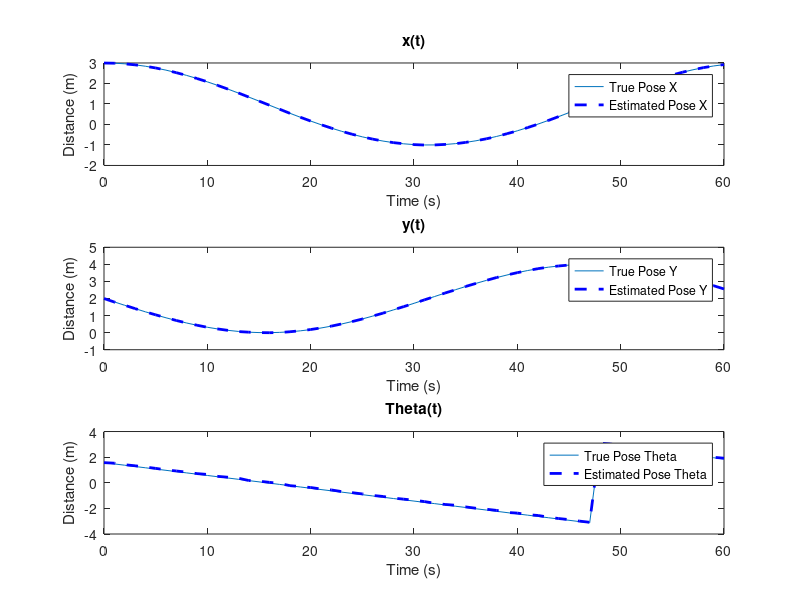
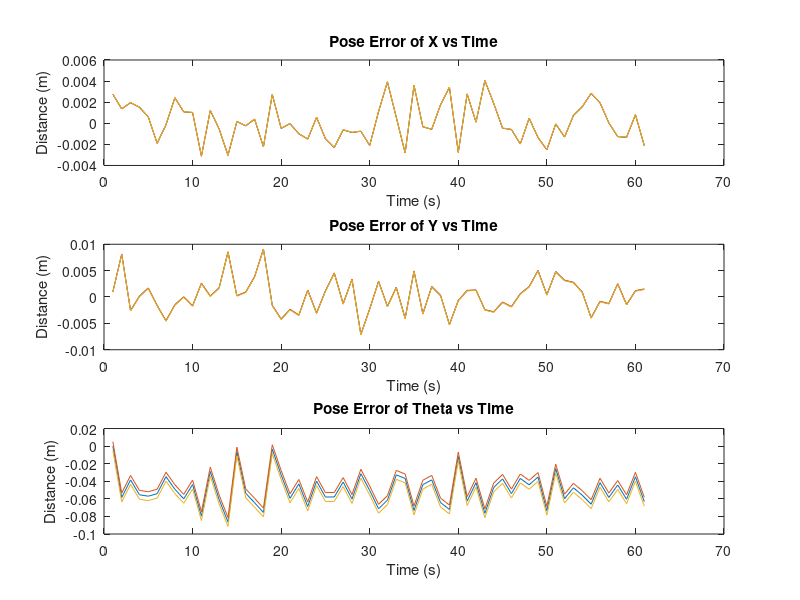

Here is the MATLAB script that generated these plots, in order:
% mainGenerateDesiredTrajectory.m   Script for simulating mobile robot's
% reference trajectory

function mainGenerateDesiredTrajectory

% Created by S. Miah on Feb. 01, 2016.
close all
clear all
clc

disp('Please wait while the simulation runs ...');

% ---------------------
% SIMULATION PARAMETERS
% ---------------------

% Simulation time
t0 = 0; tf = 60; % initial and final simulation time [s]
T = 1;  % Sampling time [s]
tsteps = floor((tf-t0)/T); % number of time steps
dt = T*(0:tsteps)'; % Discrete time vector (include time t0 to plot initial state too)
t=dt*T;
% Initial Values
pInit= [3,2,pi/2];
p=pInit;
p_error=[];
p_err_theta=[pi/2];
wkd=-0.1;
vkd=-0.2;
sigma=.02;
    xarray=p(:,1);
    yarray=p(:,2);
    thetaarray=p(:,3);
    vdtarray=vkd;
    wdtarray=wkd;
% Generate reference trajectory (circle) 
for x=1:tf
xdt = p(1) + T*vkd*cos(p(3)+(T*wkd)/2);
ydt = p(2) + T*vkd*sin(p(3)+(T*wkd)/2);
thetadt = p(3) + T*wkd;
while thetadt > pi
    thetadt = thetadt - 2*pi;
end
while thetadt < -pi
     thetadt = thetadt + 2*pi;
end

xd_dott = -T^2*p(:,3)*vkd*T*wkd/2*sin(p(:,3)+(T*wkd)/2);
yd_dott = T^2*p(:,3)*vkd*T*wkd/2*cos(p(:,3)+(T*wkd)/2);

vdt =sqrt(xd_dott.^2 + yd_dott.^2); % [m/s]


xd_dot_dott = -T^3*p(:,3)^2*vkd*(T*wkd/2)^2*cos(p(:,3)+(T*wkd)/2);
yd_dot_dott = -T^3*p(:,3)^2*vkd*(T*wkd/2)^2*sin(p(:,3)+(T*wkd)/2);

tmp = yd_dot_dott.*xd_dott - xd_dot_dott.*yd_dott; 
omegadt = tmp./(xd_dott.^2 + yd_dott.^2);
p= [xdt, ydt, thetadt];
xarray= [xarray, xdt];
yarray=[yarray, ydt];
thetaarray= [thetaarray, thetadt];
vdtarray = [vdtarray, vdt];
wdtarray = [wdtarray, omegadt];

%%ABOVE IS HORRIBLY INEFFICIENT, forgot how to change append an array
%%would have done p(x:3) = [xdt, ydt, thetadt] if having redone it
end
qdInit = [xarray;yarray;thetaarray]';


% Set simulation tolerance (not critical)
RelTol = 1e-3;

% Run the simulation
options = odeset('RelTol',RelTol);

% plot



for x=1:61
d1sq = (qdInit(x,1)-5).^2+(qdInit(x,2)-4).^2+(0-3)^2 + sigma*randn(1,1);
d2sq = (qdInit(x,1)-3).^2+(qdInit(x,2)-8).^2+(0-3)^2 + sigma*randn(1,1);
d3sq = (qdInit(x,1)+3).^2+(qdInit(x,2)-5).^2+(0-3)^2 + sigma*randn(1,1);


p1=[5,4,3]';
p2=[3,8,3]';
p3=[-3,5,3]';

v1 = p2-p1;
v2 = p3-p1;
vcross= cross(v1,v2);
Dp12=[norm(p1-p2)]^2;
Dp13=[norm(p1-p3)]^2;
Dp21=[norm(p2-p1)]^2;
Dp23=[norm(p2-p3)]^2;
Dp31=[norm(p3-p1)]^2;
Dp32=[norm(p3-p2)]^2;


Dp123=2*(-1/2)^3*det([0 1 1 1;1 0 Dp12 Dp13;1 Dp21 0 Dp23;1 Dp31 Dp32 0]);

Dp1234=2*(-1/2)^4*det([0 1 1 1 1;1 0 Dp12 Dp13 d1sq;1 Dp21 0 Dp23 d2sq;1 Dp31 Dp32 0 d3sq; 1 d1sq d2sq d3sq 0]);

Dp123p134=2*(-1/2)^3*det([0 1 1 1; 1 0 Dp13 d1sq; 1 Dp21 Dp23 d2sq; 1 Dp31 0 d3sq]);

Dp123p124=2*(-1/2)^3*det([0 1 1 1; 1 0 Dp12 d1sq; 1 Dp21 0 d2sq; 1 Dp31 Dp32 d3sq]);


p4 = p1 + (1/Dp123) * [-Dp123p134*v1 + Dp123p124*v2 - sqrt(Dp1234)*cross(v1,v2)];

p_error= [p_error p4];

end
p_error= p_error';

%find theta
y=2;
for x=1:60
    
    p_theta= atan2((p_error(x,2)-p_error(y,2)),(p_error(x,1)-p_error(y,1)));
    y= y+1;
    p_err_theta = [p_err_theta p_theta];
    
    while p_theta > pi
        p_theta = p_theta - 2*pi
    end
    while p_theta < -pi
         p_theta = p_theta + 2*pi
    end

end
 p_err_theta=  p_err_theta';
true_p_error = [p_error(:,1) p_error(:,2) p_err_theta];

%%
    figure(2)
    subplot(3,1,1)
        plot(dt,qdInit(:,1))    
        hold on
        d=plot(dt,true_p_error(:,1))
        set(d, 'LineWidth', 2 ,{'LineStyle'},{'--'},{'Color'},{'b'});
        title('x(t)')
        legend('True Pose X','Estimated Pose X')
        ylabel('Distance (m)') % x-axis label
        xlabel('Time (s)') % y-axis label
    subplot(3,1,2)
        plot(dt,qdInit(:,2))
        hold on
        e=plot(dt,true_p_error(:,2))
        set(e, 'LineWidth', 2 ,{'LineStyle'},{'--'},{'Color'},{'b'});
        title('y(t)')
        legend('True Pose Y','Estimated Pose Y')
        ylabel('Distance (m)') % x-axis label
        xlabel('Time (s)') % y-axis label
    subplot(3,1,3)
        plot(dt,qdInit(:,3))
        hold on
        f=plot(dt,true_p_error(:,3))
        set(f, 'LineWidth', 2 ,{'LineStyle'},{'--'},{'Color'},{'b'});
        title('Theta(t)')
        legend('True Pose Theta','Estimated Pose Theta')
        ylabel('Distance (m)') % x-axis label
        xlabel('Time (s)') % y-axis label
%%initialize values
x_err0 = [];
y_err0 = [];
theta_err0 = [];
x_err = [];
y_err = [];
theta_err = [];P1_1=[];P2_2=[];P3_3=[];
%%
%%generate robots state error propagation

    for x=1:61
    p_0= diag((qdInit(x,:)-true_p_error(x,:)).^2);
    x_err0 = [x_err0 p_0(1,1)];
    y_err0 = [y_err0 p_0(2,2)];
    theta_err0 = [theta_err0 p_0(3,3)];
    end
    
    %%ERROR PROPAGATION FUNCTION
    %Derive these values    
    %xdt = p(1) + T*vkd*cos(p(3)+(T*wkd)/2);
    %ydt = p(2) + T*vkd*sin(p(3)+(T*wkd)/2);
    %thetadt = p(3) + T*wkd;
    for x=1:61
    Fk = [1 0 -T*vkd*sin(qdInit(3)+(T*wkd)/2); 0 1 T*vkd*cos(qdInit(3)+(T*wkd)/2) ; 0 0 1];
    Pk= (Fk)*(p_0)*(Fk)';
    P1_1=[P1_1 Pk(1,1)];
    P2_2=[P2_2 Pk(2,2)];
	P3_3=[P3_3 Pk(2,2)];
    end
    %% 
    
    for x=1:61
    p_v= diag((qdInit(x,:)-true_p_error(x,:)));
    x_err = [x_err p_v(1,1)];
    y_err = [y_err p_v(2,2)];
    theta_err = [theta_err p_v(3,3)];
    end
    x_err0(1:61)=var(x_err0) ;
    y_err0(1:61)=var(y_err0) ;
    theta_err0(1:61)=var(theta_err0) ;
    
    %% PLOT ERROR with Bounds
    figure(5)
    subplot(3,1,1)
        plot(x_err)
        hold on
        %since P(1,1) is sigma, sigma =0.02
        
        %%plot(x_err+3*.02*sqrt(.02))
        %%plot(x_err-3*.02*sqrt(.02))
        %%IS ABOVE RIGHT?
        plot(x_err-3*sqrt(x_err0))
        hold on
        plot(x_err+3*sqrt(x_err0))
        title('Pose Error of X vs Time')
        ylabel('Distance (m)') % x-axis label
        xlabel('Time (s)') % y-axis label
    subplot(3,1,2)
        plot(y_err)
        hold on
        %plot(y_err+3*sqrt(var(P2_2)))
        %%SHOULD BE VAR(P2_2) but isn't it too low?
        plot(y_err+3*sqrt(y_err0))
        hold on
        %plot(y_err-3*sqrt(var(P2_2)))
        plot(y_err-3*sqrt(y_err0))
        title('Pose Error of Y vs Time')
        ylabel('Distance (m)') % x-axis label
        xlabel('Time (s)') % y-axis label
    subplot(3,1,3)
    plot(theta_err)
        hold on
        plot(theta_err+3*sqrt(theta_err0))
        hold on
        plot(theta_err-3*sqrt(theta_err0))
        title('Pose Error of Theta vs Time')
        ylabel('Distance (m)') % x-axis label
        xlabel('Time (s)') % y-axis label
    


disp('... done.');

